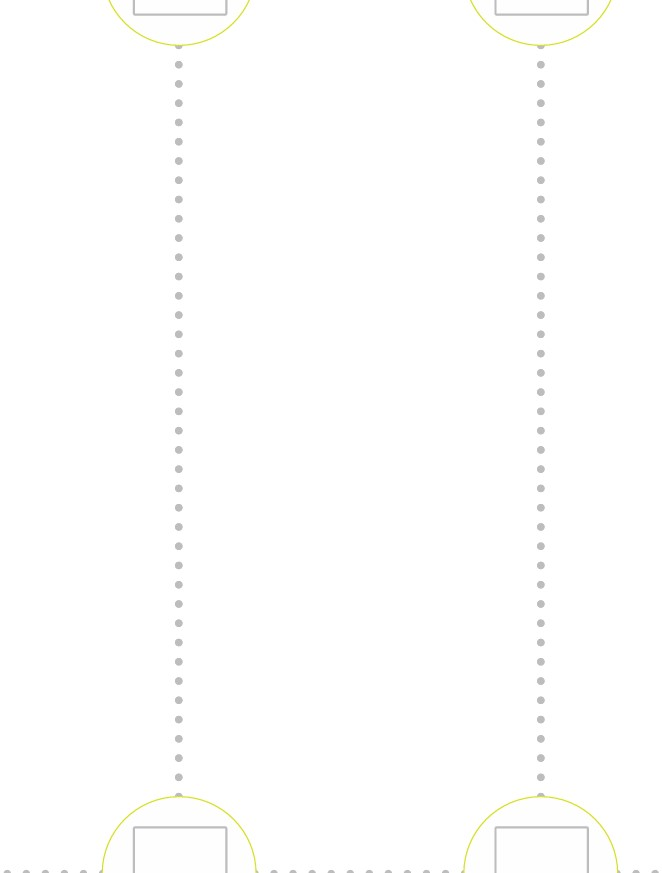
#> input picture tests/wro_map.jpg, 662 x 873 px
$ python test1.py
#> lines starting #> are read from the running program, lines starting #| are printed output that depends on the picture; after the words box and inside, x2 and y2 are one past the last pixel; in counts of white or black regions, pixels touching at a corner belong together
import cv2
import numpy as np

image = cv2.imread("wro_map.jpg")
#> image is the input picture: shape (873, 662, 3); mean B, G, R 253.9, 254.2, 254.2
if image is None:
    print("Şəkil tapılmadı. Fayl adını və yolunu yoxlayın.")
else:
    gray = cv2.cvtColor(image, cv2.COLOR_BGR2GRAY)

    binary_adaptive = cv2.adaptiveThreshold(
        gray,
        255,
        cv2.ADAPTIVE_THRESH_GAUSSIAN_C,
        cv2.THRESH_BINARY_INV,
        15,
        5
    )
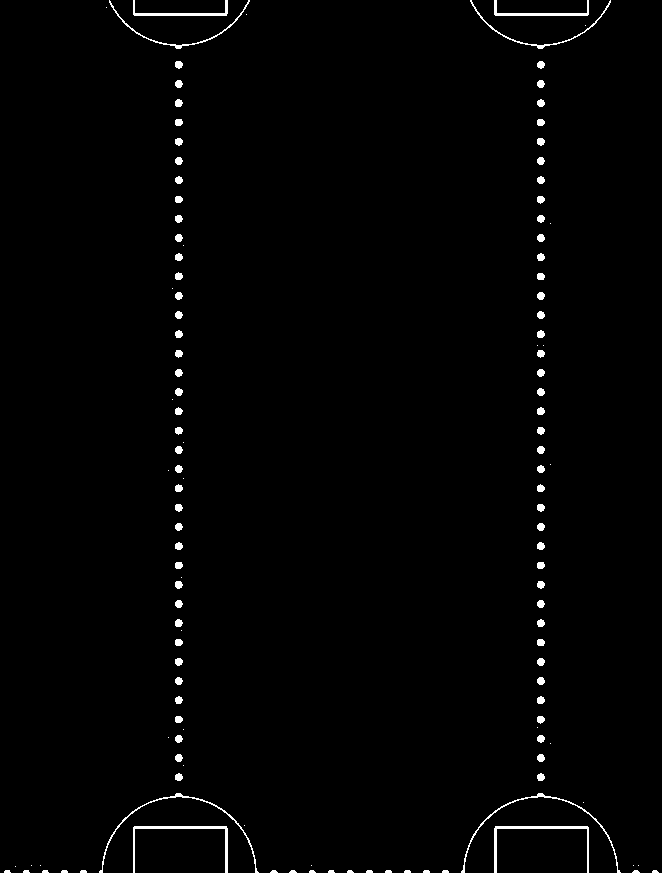
#> binary_adaptive: shape (873, 662); 1.3% white; 129 white regions (45 under 20 px), largest, box (x1, y1, x2, y2) and area: (133, 826, 228, 873) 502, (494, 826, 589, 873) 502, (461, 793, 621, 873) 426

    kernel_size = 5
    kernel = np.ones((kernel_size, kernel_size), np.uint8)

    dilated = cv2.dilate(binary_adaptive, kernel, iterations=2)
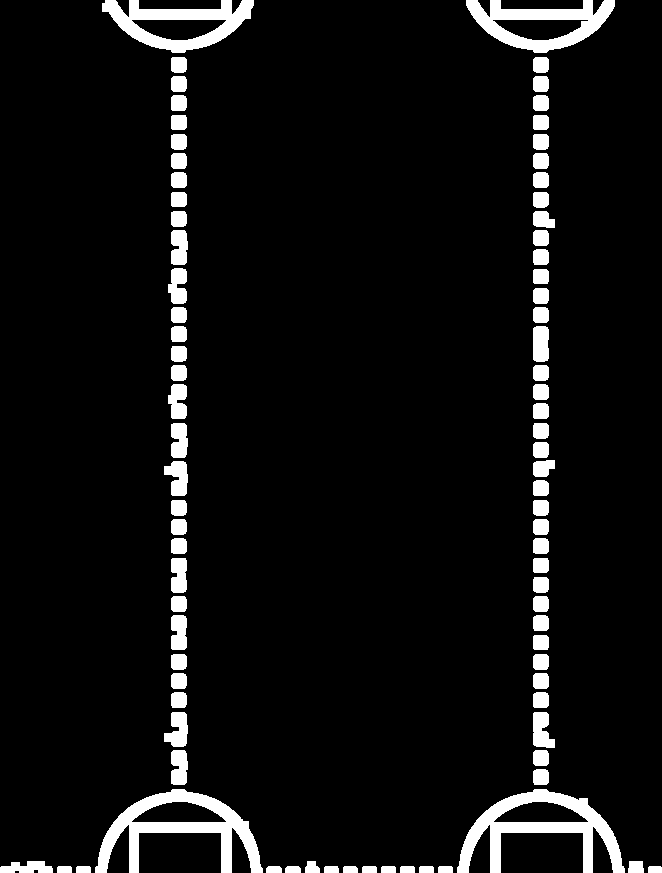
#> dilated: shape (873, 662); 6.6% white; 84 white regions, largest, box (x1, y1, x2, y2) and area: (457, 789, 625, 873) 4918, (95, 789, 263, 873) 4895, (102, 0, 254, 53) 3539

    closed = cv2.morphologyEx(dilated, cv2.MORPH_CLOSE, kernel, iterations=3)
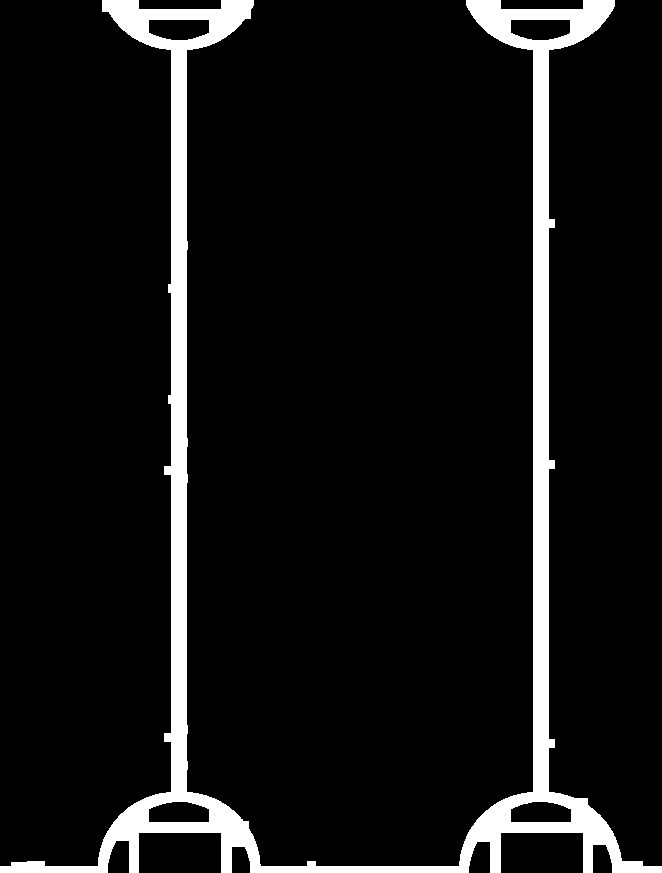
#> closed: shape (873, 662); 7.8% white; 1 white region, box (x1, y1, x2, y2) and area: (0, 0, 662, 873) 45320

    lines = cv2.HoughLinesP(
        closed,
        rho=1,
        theta=np.pi / 180,
        threshold=50,
        minLineLength=80,
        maxLineGap=5
    )
#> lines = 69 rows, first 6: [177, 801, 177, 40], [176, 801, 176, 40], [542, 801, 542, 40], [178, 801, 178, 40], [547, 801, 547, 40], [184, 801, 184, 40]

    gray = cv2.cvtColor(image, cv2.COLOR_BGR2GRAY)
    _, mask = cv2.threshold(gray, 245, 255, cv2.THRESH_BINARY)
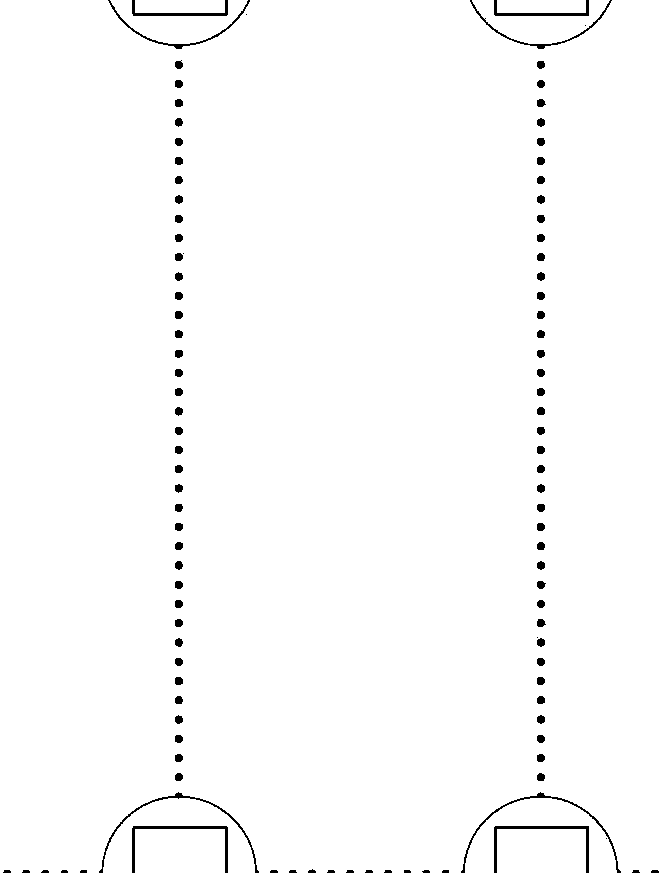
#> mask: shape (873, 662); 98.6% white; 106 black regions (6 under 20 px), largest, box (x1, y1, x2, y2) and area: (132, 826, 228, 873) 549, (494, 826, 589, 873) 548, (461, 792, 621, 873) 511

    result_image = image.copy()
    result_image[mask == 255] = [0, 0, 0]

    if lines is not None:
        for line in lines:
            x1, y1, x2, y2 = line[0]
            cv2.line(result_image, (x1, y1), (x2, y2), (255, 255, 255), 2)
#> this loop made 69 passes
#> (x1, y1, x2, y2) on passes 1 to 12: (177, 801, 177, 40), (176, 801, 176, 40), (542, 801, 542, 40), (178, 801, 178, 40), (547, 801, 547, 40), (184, 801, 184, 40), (185, 801, 185, 40), (537, 801, 537, 40), (543, 801, 543, 40), (175, 801, 175, 40), (172, 801, 172, 40), (174, 801, 174, 40)
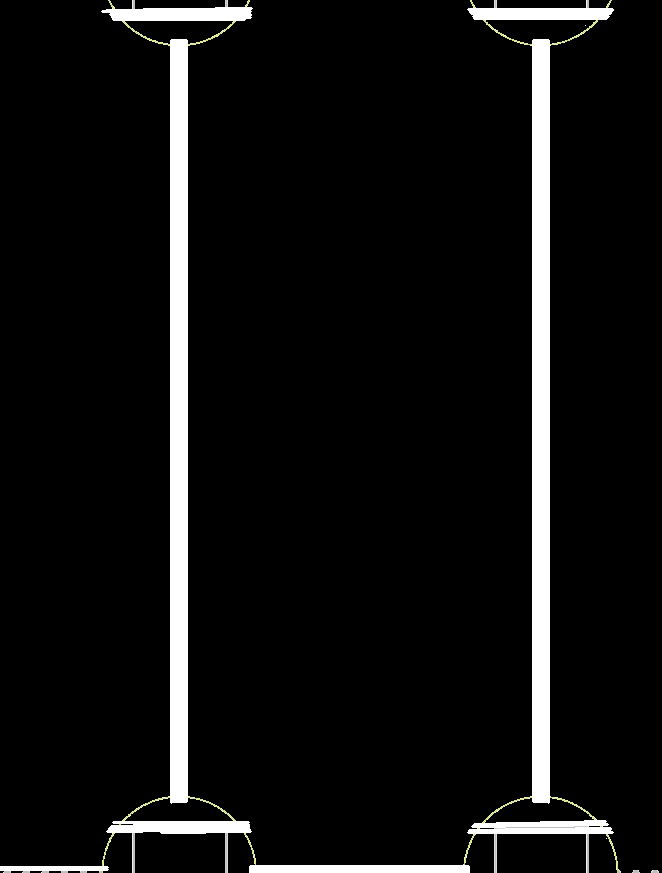
#> result_image: shape (873, 662, 3); mean B, G, R 16.8, 16.9, 16.9

    cv2.imshow("Orginal Map:", image)
    cv2.imshow("Map with line:", result_image)

    cv2.waitKey(0)
    cv2.destroyAllWindows()
